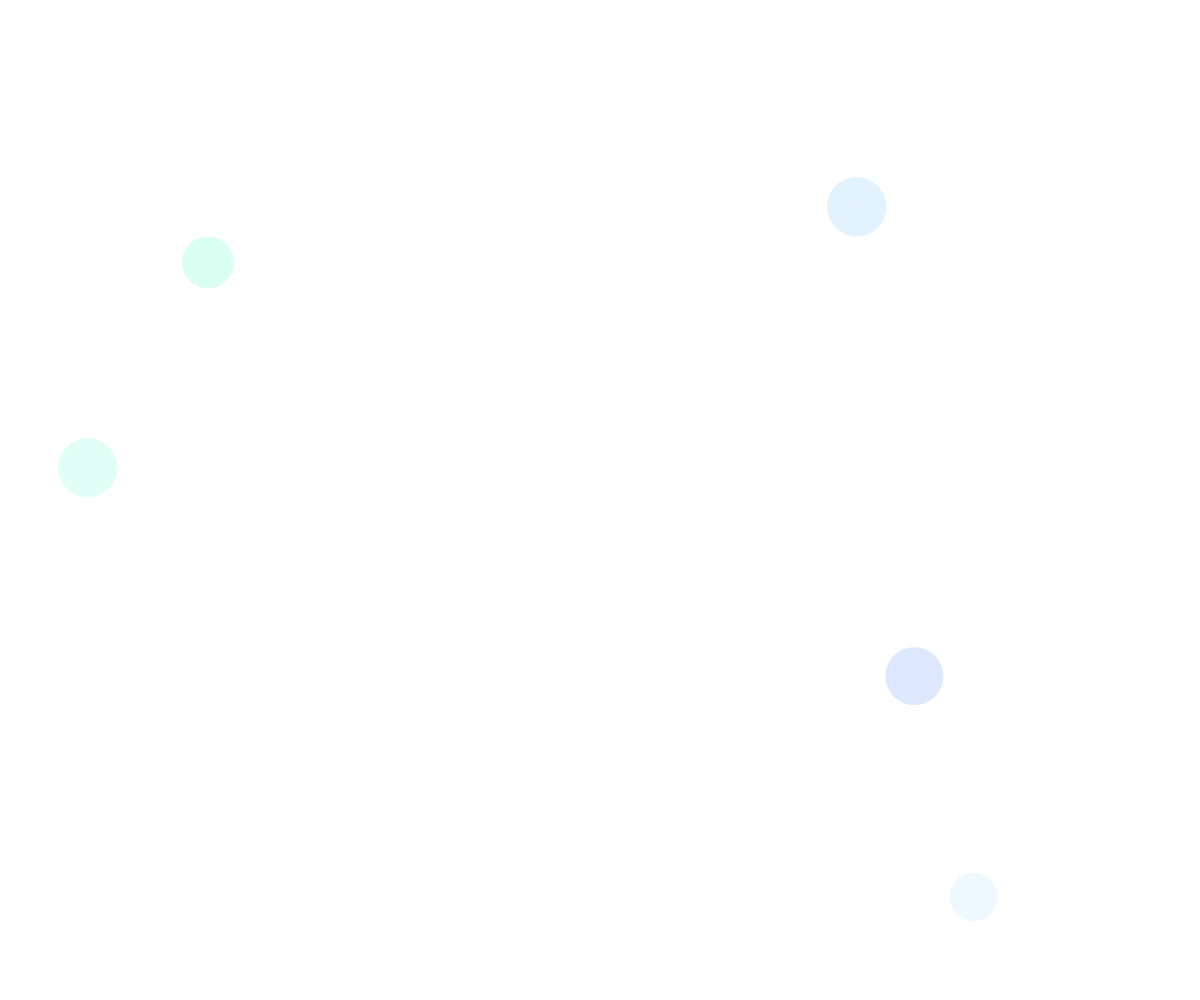
Frame 1 (no input)
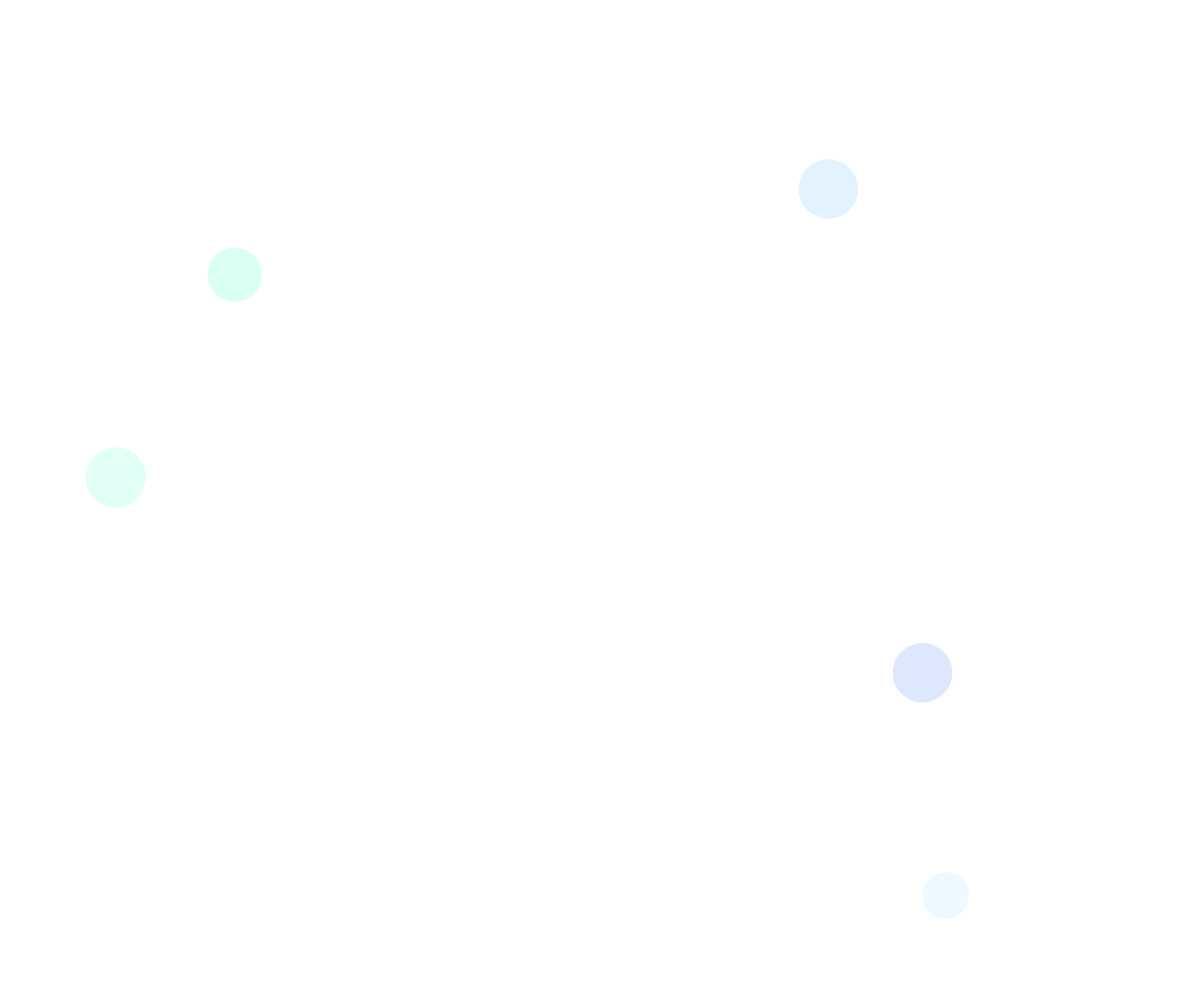
Frame 60 (no input)
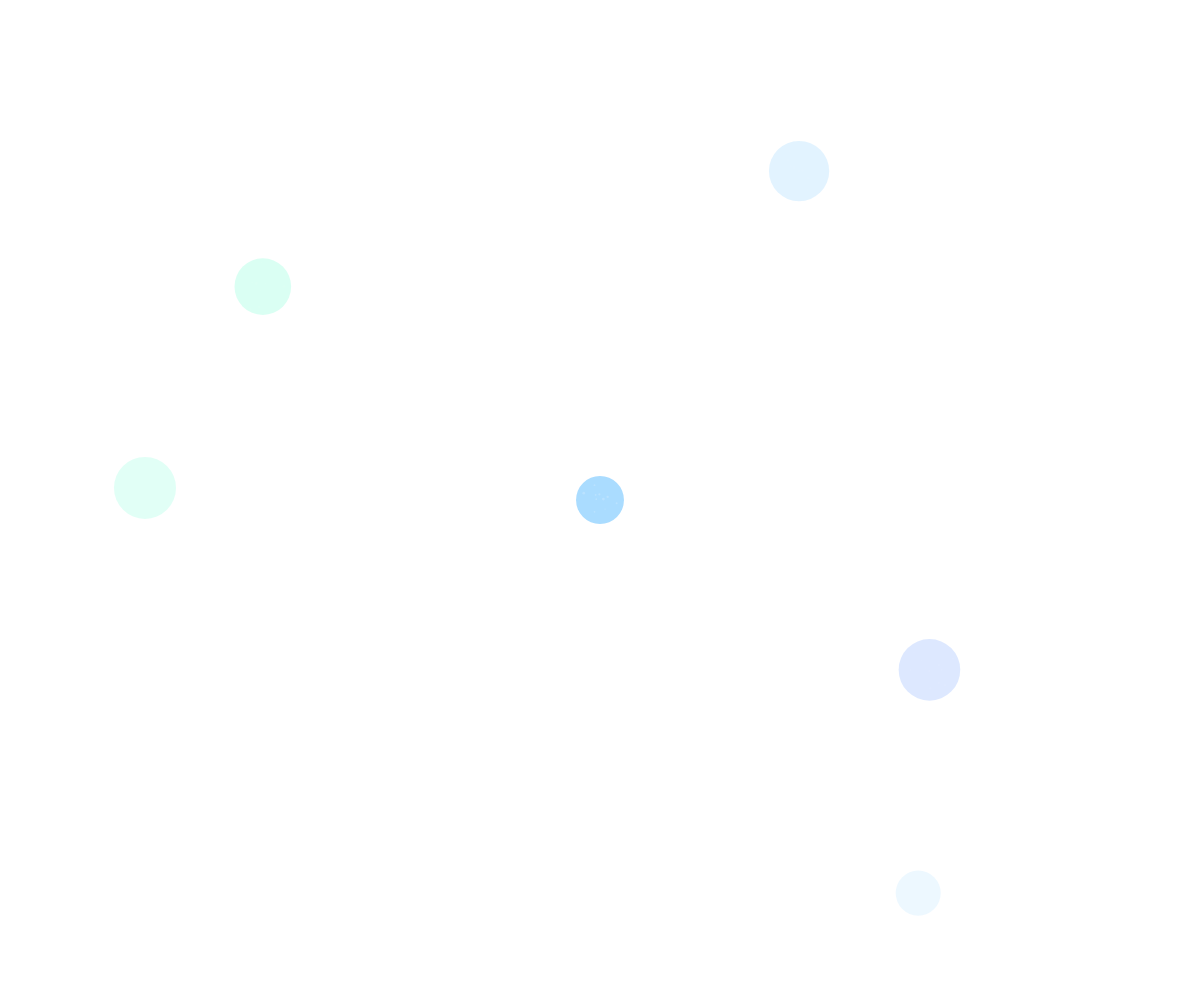
Frame 120 (the mouse pressed at the canvas centre since frame 60)

The p5.js sketch that drew these frames (run headless with seeded random() and noise() and a simulated clock; from frame 60 on, the mouse is pressed at the canvas centre):

// p5.js sketch
// ── sketch.js
// GLOBAL VARIABLES
let circles = [];
let ambientCircles = [];
let currentTheme = 'cool';
let themeTimer = 0;

// COLOR THEMES
const themes = {
  cool: [[100, 150, 255], [120, 200, 255], [80, 255, 200]],
  warm: [[255, 150, 100], [255, 200, 120], [255, 180, 150]],
  mixed: [[255, 150, 200], [150, 255, 150], [200, 150, 255]]
};

// ===========================================
// FUNCTION GROUP 1: COLOR MANAGEMENT
// ===========================================
function getRandomColor() {
  let colorArray = themes[currentTheme]; //to let it always starts with cool theme
  let colorChoice = random(colorArray); //to randomnize the color choice
  return color(colorChoice[0], colorChoice[1], colorChoice[2]);
}

function switchTheme() {
  let themeNames = Object.keys(themes); //to get the theme names
  currentTheme = random(themeNames); 
  console.log("切换到主题:", currentTheme);
}

// ===========================================
// FUNCTION GROUP 2: CIRCLE CREATION AND MANAGEMENT
// ===========================================
function createTouchCircle(x, y) {
  return {
    x: x,
    y: y,
    size: random(20, 60),
    color: getRandomColor(),
    alpha: 255,
    life: 400,  // 增加生命值，让圆圈存在更久
    active: true,
    time: 0,
    energy: 1.0  // 新增能量值，控制过渡 to control the transition
  };
}

function createBackgroundCircle() {
  return {
    x: random(width),
    y: random(height),
    size: random(30, 80),
    color: getRandomColor(),
    alpha: random(30, 60),
    time: random(1000),
    speed: random(0.01, 0.03)
  };
}

function updateCircle(circle, isTouch = false) {
  circle.time += 0.05;
  
  if (isTouch) {
    if (circle.active) {
      // 触摸时：能量充满，但更温和的闪烁
      circle.energy = min(1.0, circle.energy + 0.08);
      circle.alpha = 200 + sin(circle.time * 4) * 35 * circle.energy;
      circle.displaySize = circle.size + sin(circle.time * 2.5) * 8 * circle.energy;
    } else {
      // 触摸结束：能量逐渐衰减，过渡到平静状态
      circle.energy = max(0, circle.energy - 0.025);  // 更慢的能量衰减
      
      // 分阶段的透明度控制
      if (circle.life > 100) {
        // 第一阶段：保持相对明亮，非常轻微的颤动
        let gentleFlicker = sin(circle.time * 0.8) * (8 * circle.energy);
        circle.alpha = 160 + gentleFlicker;
        circle.life -= 0.8;  // 很慢的生命衰减
      } else {
        // 第二阶段：开始渐隐消失
        let lifeRatio = circle.life / 100;  // 0到1的比例
        circle.alpha = 160 * lifeRatio + sin(circle.time * 0.5) * (5 * lifeRatio);
        circle.life -= 1.2;  // 稍快的衰减
      }
      
      // 极其轻微的大小变化，几乎感觉不到
      let gentleBreath = sin(circle.time * 0.6) * (1.5 + circle.energy * 2);
      circle.displaySize = circle.size + gentleBreath;
    }
  } else {
    // 背景圆圈漂浮
    circle.x += sin(circle.time * circle.speed) * 0.5;
    circle.y += cos(circle.time * circle.speed * 0.7) * 0.3;
    circle.displaySize = circle.size + sin(circle.time * 0.1) * 8;
  }
}

// ===========================================
// 函数组 3: TOUCH HANDLING
// ===========================================
function handleTouch() {
  // 如果有触摸
  if (touches.length > 0) {
    for (let touch of touches) {
      // 每隔几帧创建新圆圈
      if (frameCount % 5 === 0) {
        circles.push(createTouchCircle(touch.x, touch.y));
      }
      
      // 激活附近圆圈
      for (let circle of circles) {
        let distance = dist(touch.x, touch.y, circle.x, circle.y);
                 if (distance < 100) {
           circle.active = true;
           circle.life = max(circle.life, 300);  // 重新激活时恢复更多生命值
         }
      }
    }
  } else {
    // 没有触摸时停用所有圆圈
    for (let circle of circles) {
      circle.active = false;
    }
  }
}

// ===========================================
// 函数组 4: DRAWING AND VISUAL EFFECTS
// ===========================================
function drawCircle(circle, withGlow = false) {
  let size = circle.displaySize || circle.size;
  
  push();
  
  // 光晕效果
  if (withGlow && circle.active) {
    for (let i = 3; i > 0; i--) {
      fill(red(circle.color), green(circle.color), blue(circle.color), circle.alpha / (i * 4));
      noStroke();
      ellipse(circle.x, circle.y, size + i * 15);
    }
  }
  
  // 主圆圈
  fill(red(circle.color), green(circle.color), blue(circle.color), circle.alpha);
  noStroke();
  ellipse(circle.x, circle.y, size);
  
  // 简单纹理
  if (circle.alpha > 50) {
    drawTexture(circle.x, circle.y, size, circle.alpha);
  }
  
  pop();
}

function drawTexture(x, y, size, alpha) {
  for (let i = 0; i < size * 0.2; i++) {
    let angle = random(TWO_PI);
    let radius = random(size/2);
    let tx = x + cos(angle) * radius;
    let ty = y + sin(angle) * radius;
    
    fill(255, 255, 255, alpha * 0.3);
    noStroke();
    ellipse(tx, ty, random(1, 3));
  }
}

// ===========================================
// 函数组 5: MAIN LOOP
// ===========================================
function gameLoop() {
  background(255);
  
  // 主题切换（每15秒）
  themeTimer++;
  if (themeTimer > 900) {
    switchTheme();
    themeTimer = 0;
    
    // 更新背景圆圈颜色
    for (let bg of ambientCircles) {
      bg.color = getRandomColor();
    }
  }
  
  // 更新和绘制背景圆圈
  for (let bg of ambientCircles) {
    updateCircle(bg, false);
    drawCircle(bg, false);
  }
  
  // 更新和绘制触摸圆圈
  for (let i = circles.length - 1; i >= 0; i--) {
    let circle = circles[i];
    updateCircle(circle, true);
    drawCircle(circle, true);
    
    // 移除死亡圆圈
    if (circle.life <= 0 || circle.alpha <= 0) {
      circles.splice(i, 1);
    }
  }
  

}

// ===========================================
// P5.js MAIN FUNCTIONS
// ===========================================
function setup() {
  createCanvas(windowWidth, windowHeight);
  
    // 创建背景圆圈
  for (let i = 0; i < 5; i++) {
    ambientCircles.push(createBackgroundCircle());
  }
  
  console.log("Canvas 创建成功，尺寸:", width, "x", height);
}

function draw() {
  handleTouch();
  gameLoop();
}

// TOUCH EVENTS   
function touchStarted() {
  console.log("触摸开始，触摸点数量:", touches.length);
  return false;
}

function touchMoved() {
  return false;
}

function touchEnded() {
  console.log("触摸结束");
  return false;
}

// 鼠标事件（用于桌面测试）
function mousePressed() {
  circles.push(createTouchCircle(mouseX, mouseY));
  console.log("鼠标点击，创建圆圈");
}

function windowResized() {
  resizeCanvas(windowWidth, windowHeight);
  
  // 重新创建背景圆圈
  ambientCircles = [];
  for (let i = 0; i < 5; i++) {
    ambientCircles.push(createBackgroundCircle());
  }
}
